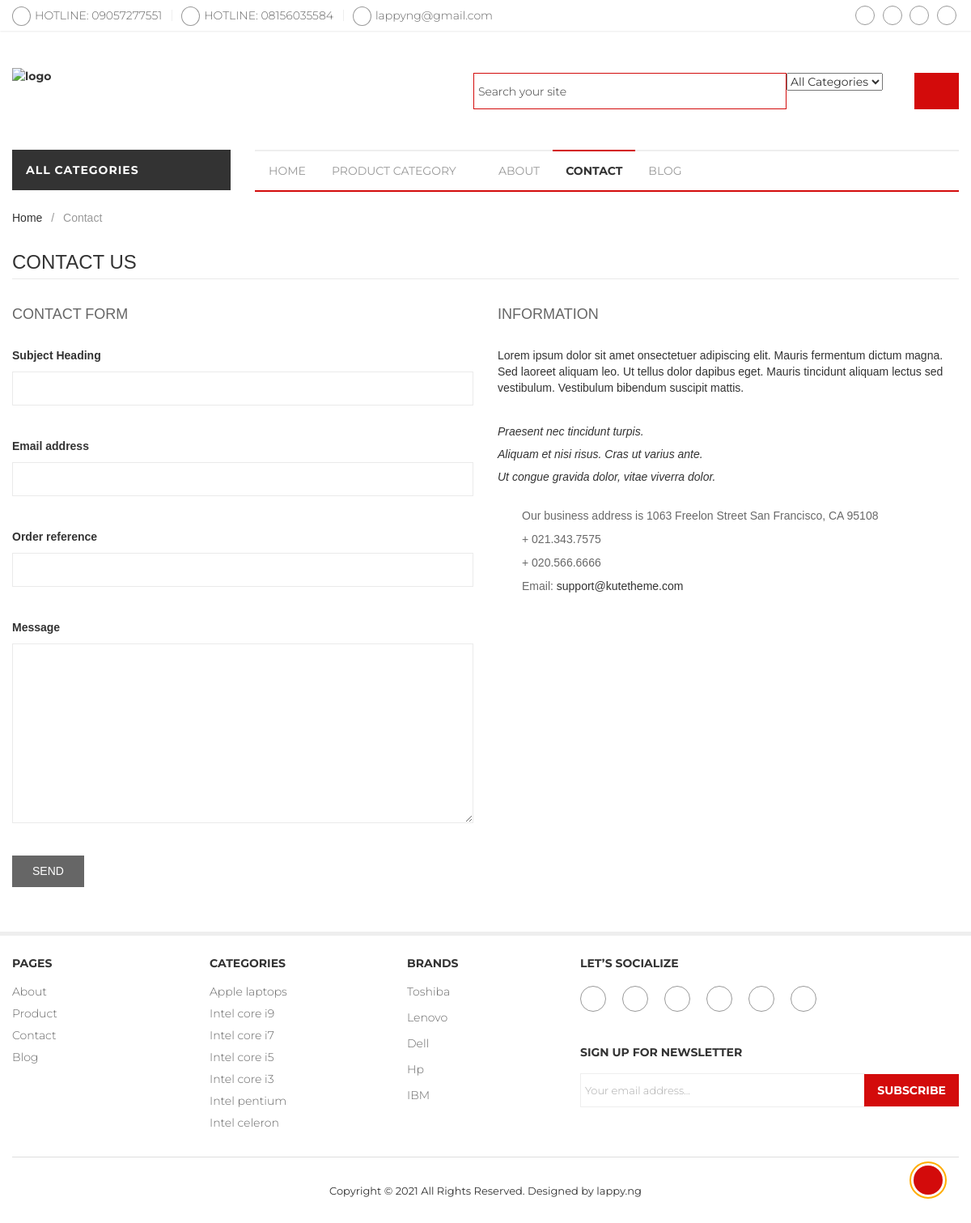
Page /contact/ on the committed database.
### lappyng_app/models.py (models this page shows, shortened)
class Category(models.Model):
    parent = models.ForeignKey('self', related_name='children', on_delete=models.CASCADE, blank=True, null=True)
    cat_name = models.CharField(max_length=100, unique=True, verbose_name='Category')
    slug = models.SlugField(unique=True)
    cat_img = models.ImageField(upload_to='uploads/', blank=True, null=True, verbose_name='Category Image', help_text='Use this Image dimension 170px X 100px')
    cat_img_banner = models.ImageField(upload_to='uploads/', blank=True, null=True, verbose_name='Category Banner Image', help_text='Use this Image dimension 848px X 132px')
    cat_img_banner2 = models.ImageField(upload_to='uploads/', blank=True, null=True, verbose_name='Category Banner Image', help_text='Use this Image dimension 848px X 132px')
    created = models.DateTimeField(auto_now_add=True)
    def get_absolute_url(self):
        return reverse('lappyng_app:category_grid', args=[self.slug])
    def __str__(self):
        return self.cat_name
    class Meta():
        verbose_name_plural = '1. Category'
        ordering = ['-created',]

class Brand(models.Model):
    brand_name = models.CharField(max_length=30, unique=True, verbose_name='Brand')
    slug = models.SlugField(unique=True)
    brand_img = models.ImageField(blank=True, null=True, verbose_name='Brand Image', help_text='Use this Image dimension 157px X 88px')
    created = models.DateTimeField(auto_now_add=True)
    class Meta():
        verbose_name_plural = '2. Brand'
        ordering = ['-created',]
    def get_absolute_url(self):
        return reverse('lappyng_app:brand_list', args=[self.slug])

### lappyng_app/views.py (the view)
# urls.py: path('contact/', views.contact, name='contact'),
def contact(request):
    return render(request, 'frontend/contact.html')

### templates/frontend/contact.html (shortened to what this page needs)
{% extends 'frontend/base.html' %}
{% load static %}
{% block content %}
		<main class="site-main">
            <div class="columns container">
                <ol class="breadcrumb no-hide">
                    <li><a href="#">Home    </a></li>
                    <li class="active">Contact</li>
                </ol>
                <h2 class="page-heading">
                    <span class="page-heading-title2">Contact Us</span>
                </h2>
                <div class="page-content" id="contact">
                    <div class="row">
                        <div class="col-sm-6">
                            <h3 class="page-subheading">CONTACT FORM</h3>
                            <div class="contact-form-box">
                                <div class="form-selector">
                                    <label>Subject Heading</label>
                                    <select id="subject" class="form-control input-sm">
                                        <option value="Customer service">Customer service</option>
                                    </select>
                                </div>
                                <div class="form-selector">
                                    <label>Email address</label>
                                    <input type="text" id="email" class="form-control input-sm">
                                </div>
                                <div class="form-selector">
                                    <label>Order reference</label>
                                    <input type="text" id="order_reference" class="form-control input-sm">
                                </div>
                                <div class="form-selector">
                                    <label>Message</label>
                                    <textarea id="message" rows="10" class="form-control input-sm"></textarea>
                                </div>
                                <div class="form-selector">
                                    <button class="btn" id="btn-send-contact">Send</button>
                                </div>
                            </div>
                        </div>
                        <div id="contact_form_map" class="col-xs-12 col-sm-6">
                            <h3 class="page-subheading">Information</h3>
                            <p>Lorem ipsum dolor sit amet onsectetuer adipiscing elit. Mauris fermentum dictum magna. Sed laoreet aliquam leo. Ut tellus dolor dapibus eget. Mauris tincidunt aliquam lectus sed vestibulum. Vestibulum bibendum suscipit mattis.</p>
                            <br>
                            <ul>
                                <li>Praesent nec tincidunt turpis.</li>
                                <li>Aliquam et nisi risus.&nbsp;Cras ut varius ante.</li>
                                <li>Ut congue gravida dolor, vitae viverra dolor.</li>
                            </ul>
                            <br>
                            <ul class="store_info">
                                <li><i class="fa fa-home"></i>Our business address is 1063 Freelon Street San Francisco, CA 95108</li>
                                <li><i class="fa fa-phone"></i><span>+ 021.343.7575</span></li>
                                <li><i class="fa fa-phone"></i><span>+ 020.566.6666</span></li>
                                <li><i class="fa fa-envelope"></i>Email: <span><a href="mailto:%73%75%70%70%6f%72%74@%6b%75%74%65%74%68%65%6d%65.%63%6f%6d">support@kutetheme.com</a></span></li>
                            </ul>
                            </div>
                    </div>
                </div>
            </div>
		</main>
{% endblock %}

### templates/frontend/base.html (shortened to what this page needs)
{% load static %}
{% load lappyng_tags %}
<!DOCTYPE html>
<html lang="en">
<head>
    <link rel="stylesheet" type="text/css" href="{% static 'frontend/css/style.css' %}">
    <link rel="stylesheet" type="text/css" href="{% static 'frontend/css/new-style.css' %}">
    <link rel="stylesheet" type="text/css" href="{% static 'frontend/css/custom.css' %}">
</head>
<body class="cms-index-index index-opt-13">
    <div class="wrapper">
        <header class="site-header header-opt-13 cate-show">
            <div class="  header-top">
                <div class="container">
                    <ul class="nav-left">
                        <li class="hotline">
                            <span><i class="fa fa-phone"></i>Hotline: 09057277551</span>
                        </li>
                        <li class="hotline">
                            <span><i class="fa fa-phone"></i>Hotline: 08156035584</span>
                        </li>
                        <li class="hotline">
                            <span style="text-transform: lowercase !important;"><i class="fa fa-envelope"></i>lappyng@gmail.com</span>
                        </li>
                    </ul>
                    <ul class="nav-right" >
                        <li class="top-social">
                            <span class="">
                                <a title="Facebook" href="#"><i class="fa fa-facebook"></i></a>
                                <a title="Twitter" href="#"><i class="fa fa-twitter"></i></a>
                                <a title="Skype" href="#"><i class="fa fa-linkedin"></i></a>
                                <a title="Google Plus" href="#"><i class="fa fa-google-plus"></i></a>
                            </span>
                        </li>
                    </ul>
                </div>
            </div>
            <div class="header-content">
                <div class="container">
                    <div class="clearfix">
                        <div class="nav-left">
                            <strong class="logo">
                                <a href="{% url 'index' %}"><img src="{% static 'frontend/images/logo.png' %}"
                                    alt="logo"></a>
                            </strong>
                        </div>
                        <div class="nav-mind">
                            <div class="block-search">
                                <div class="block-content">
                                    <form method="GET" action="{% url 'lappyng_app:search_result' %}">
                                        <div class="categori-search  ">
                                            {{ form.category }}
                                        </div>
                                        <div class="form-search">
                                                <div class="box-group">
                                                    {{ form.title}}
                                                    <button class="btn btn-search" type="submit"><span>search</span></button>
                                                </div>
                                        </div>
                                </form>
                                </div>
                            </div>
                        </div>
                    </div>
                </div>
            </div>
            <div class=" header-nav mid-header">
                <div class="container">
                    <div class="box-header-nav">
                        <div class="block-nav-categori">
                            <div class="block-title">
                                <span>All categories</span>
                            </div>
                        </div>
                        <div class="block-nav-menu">
                            <ul class="ui-menu">
                                {% url 'index' as Home %}
                                {% url 'about' as About %}
                                {% url 'contact' as Contact %}
                                {% url 'blog:blog' as Blog %}
                                <li {% if request.path == Home %} class="active" {% endif %}>
                                    <a href="{% url 'index' %}">Home</a>
                                </li>
                                <li class="parent parent-megamenu">
                                    <a href="#">Product Category</a>
                                </li>
                                <li {% if request.path == About %} class="active" {% endif %}><a href="{% url 'about' %}">About</a></li>
                                <li {% if request.path == Contact %} class="active" {% endif %}><a href="{% url 'contact' %}">Contact</a></li>
                                <li {% if request.path == Blog %} class="active" {% endif %}><a href="{% url 'blog:blog' %}">Blog</a></li>
                            </ul>
                        </div>
                    </div>
                </div>
            </div>
        </header>
        {% block content%}
        {% endblock%}
        <footer class="site-footer footer-opt-12">
            <div class="container ">
                <div class="footer-column">
                    <div class="column-left">
                        <div class="row">
                            <div class="col-md-4  col-sm-4">
                                <div class="links">
                                    <h3 class="title">Pages</h3>
                                    <ul >
                                    <li><a href="{% url 'about' %}">About</a></li>
                                    <li><a href="#">Product </a></li>
                                    <li><a href="{% url 'contact' %}">Contact</a></li>
                                    <li><a href="{% url 'blog:blog' %}">Blog</a></li>                                    </ul>
                                </div>
                            </div>
                            <div class="col-md-4  col-sm-4">
                                <div class="links">
                                    <h3 class="title">Categories</h3>
                                    <ul >
                                        {% display_menu %}
                                    </ul>
                                </div>
                            </div>
                            <div class="col-md-4  col-sm-4">
                                <div class="links">
                                    <h3 class="title">Brands</h3>
                                    <ul >
                                        {% list_brand_on_sidebar %}
                                    </ul>
                                </div>
                            </div>
                        </div>
                    </div>
                    <div class="column-right">
                        <div class="block-social">
                            <div class="block-title">Let’s Socialize </div>
                            <div class="block-content">
                                <a href="" class="sh-facebook"><i class="fa fa-facebook" aria-hidden="true"></i></a>
                                <a href="" class="sh-twitter"><i class="fa fa-twitter" aria-hidden="true"></i></a>
                                <a href="" class="sh-linkedin"><i class="fa fa-linkedin" aria-hidden="true"></i></a>
                                <a href="" class="sh-google"><i class="fa fa-google-plus" aria-hidden="true"></i></a>
                                <a href="" class="sh-pinterest"><i class="fa fa-pinterest-p" aria-hidden="true"></i></a>
                                <a href="" class="sh-youtube"><i class="fa fa-youtube" aria-hidden="true"></i></a>
                            </div>
                        </div>
                        <div class="block-newletter">
                            <div class="block-title">SIGN UP FOR NEWSLETTER</div>
                            <div class="block-content">
                                <form action="{% url 'newsletter:newsletters_email' %}" method="POST" id="emailForm">
                                    <div class="input-group">
                                        <input type="email" class="form-control" name="email" placeholder="Your email address...">
                                        <span class="input-group-btn">
                                            <input class="btn btn-subcribe" type="submit" value="Subscribe">
                                        </span>
                                    </div>
                                </form>
                            </div>
                        </div>
                    </div>
                </div>
                <div class="footer-bottom">
                    <div class="copyright">
                        Copyright © <span id="year"></span> All Rights Reserved. Designed by lappy.ng
                    </div>
                </div>
            </div>
        </footer>
        <a href="#" class="back-to-top">
            <i aria-hidden="true" class="fa fa-angle-up"></i>
        </a>
    </div>
</body>
</html>

### templates/frontend/lappyng_tags/menu-tag.html
{% load static %}
{% load lappyng_tags %}
{% if categories_on_menu  %}
{% for c in categories_on_menu %}
    <li class="parent parent-submenu">
        <a href="{{ c.get_absolute_url }}"> {{ c.cat_name }}  </a>
    </li>
{% endfor %}
{% endif %}

### templates/frontend/lappyng_tags/brand-sidebar-tag.html
{% if brands %}
{% for b in brands %}
<li class="item ">
    <label>
        <a href="{{ b.get_absolute_url }}"><span>{{ b.brand_name }} </a> </span>
    </label>
</li>
{% endfor %}
{% endif %}

### rows in the picture
Category: cat_name "Apple laptops"
Category: cat_name "Intel core i9"
Category: cat_name "Intel core i7"
Category: cat_name "Intel core i5"
Category: cat_name "Intel core i3"
Category: cat_name "Intel pentium"
Category: cat_name "Intel celeron"
Brand: brand_name "Toshiba"
Brand: brand_name "Lenovo"
Brand: brand_name "Dell"
Brand: brand_name "Hp"
Brand: brand_name "IBM"
